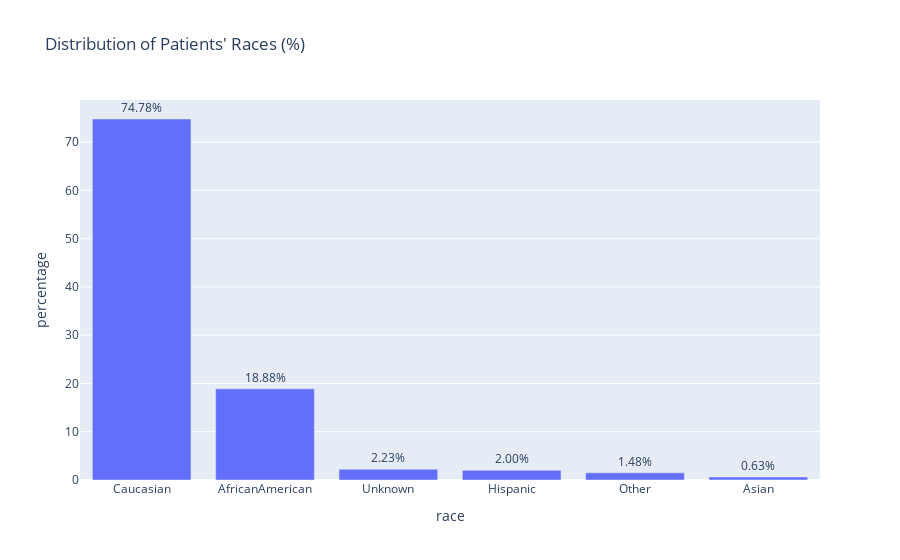

Notebook code for this chart:
### Code cell
# Bar graph for race
import plotly.express as px
race_counts = diabetic_dropped['race'].value_counts().reset_index()
race_counts['race'] = race_counts['race'].replace({'?':'Unknown'})
race_counts['percentage'] = (race_counts['count'] / race_counts['count'].sum()) * 100
race_bar_graph = px.bar(race_counts, x='race', y = 'percentage', title="Distribution of Patients' Races (%)", text=race_counts['percentage'].apply(lambda x: f'{x:0.2f}%'))
race_bar_graph.update_traces(
    hovertemplate='<b>%{x}</b><br>Count: %{customdata}<extra></extra>',
    customdata=race_counts['count'],
    textposition = 'outside'
)
race_bar_graph

### Figure 1 — Plotly figure (JSON) as saved in the notebook; plotly's stock layout.template omitted (floating-point values rounded to 4 significant figures)
{"data": [{"alignmentgroup": "True", "customdata": [76099, 19210, 2273, 2037, 1506, 641], "hovertemplate": "<b>%{x}</b><br>Count: %{customdata}<extra></extra>", "legendgroup": "", "marker": {"color": "#636efa", "pattern": {"shape": ""}}, "name": "", "offsetgroup": "", "orientation": "v", "showlegend": false, "text": ["74.78%", "18.88%", "2.23%", "2.00%", "1.48%", "0.63%"], "textposition": "outside", "type": "bar", "x": ["Caucasian", "AfricanAmerican", "Unknown", "Hispanic", "Other", "Asian"], "xaxis": "x", "y": [74.78, 18.88, 2.234, 2.002, 1.48, 0.6299], "yaxis": "y"}], "layout": {"barmode": "relative", "legend": {"tracegroupgap": 0}, "title": {"text": "Distribution of Patients' Races (%)"}, "xaxis": {"anchor": "y", "domain": [0, 1], "title": {"text": "race"}}, "yaxis": {"anchor": "x", "domain": [0, 1], "title": {"text": "percentage"}}}}
